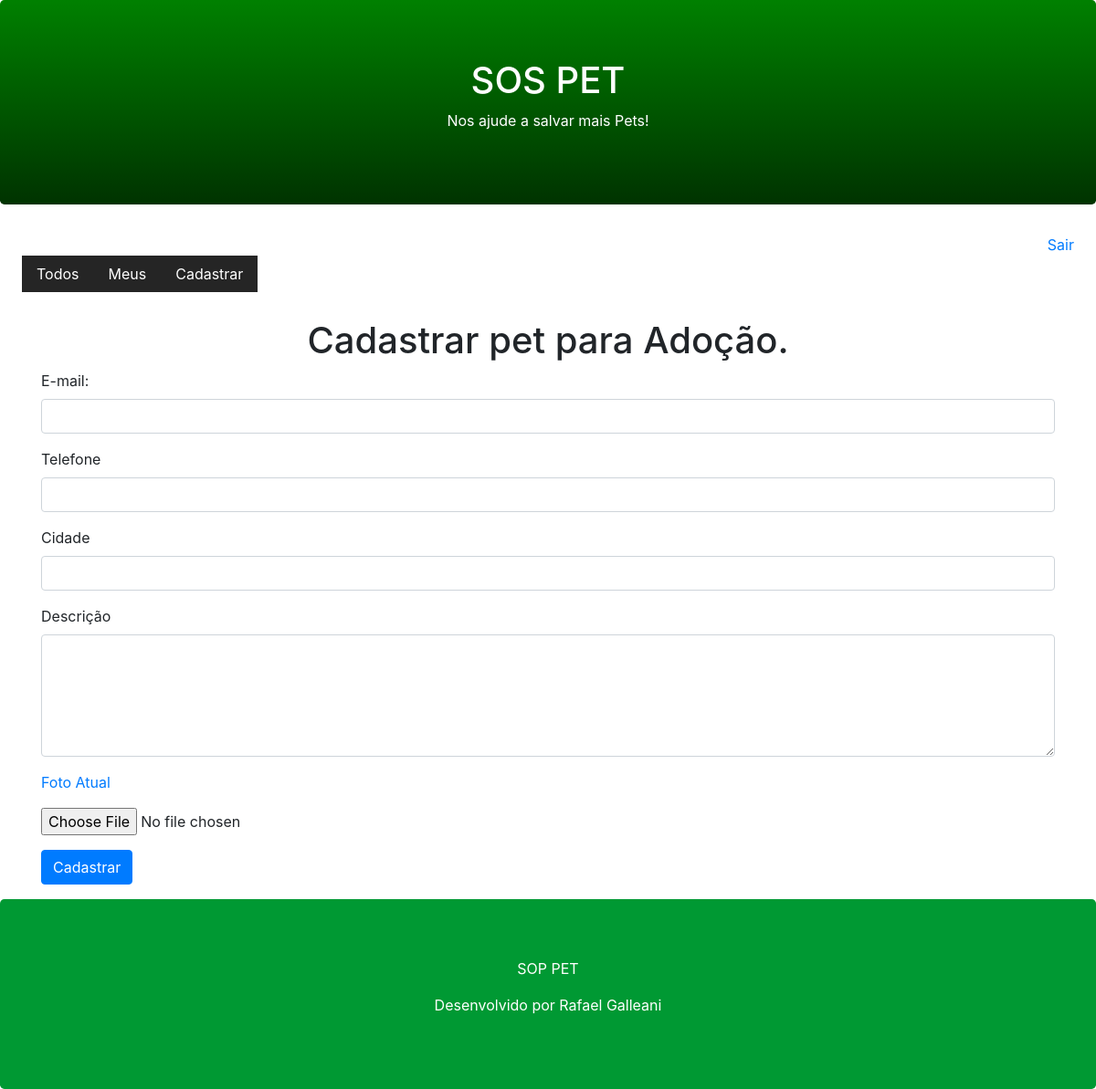
The app's page /pet/register/?id=2 (signed in), older data.
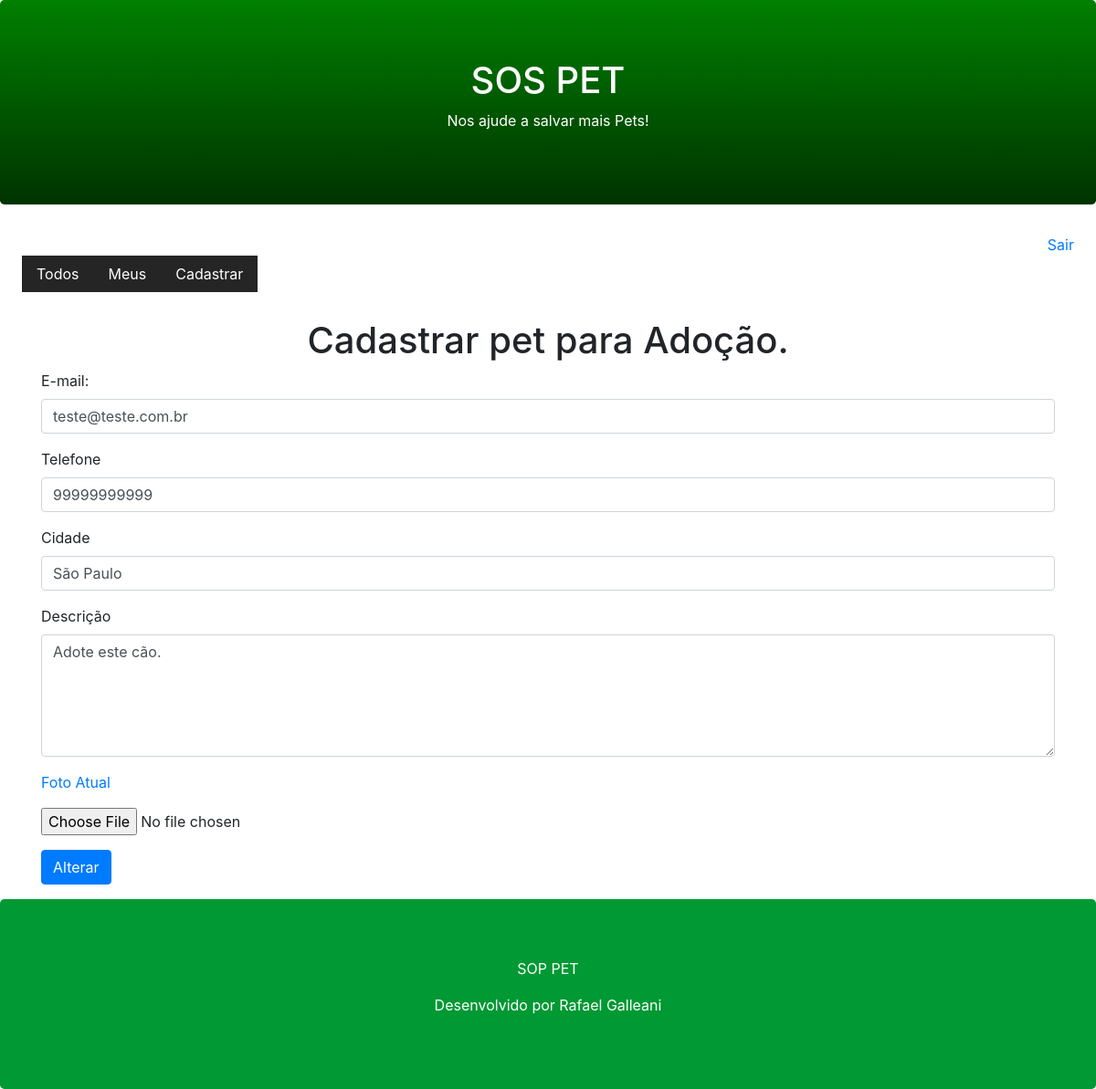
The same page, newer data.
### core/models.py (models this page shows, shortened)
class Pet(models.Model):
    city = models.CharField(max_length=100)#campo e o tipo e a quantidade de caracter.
    description = models.TextField()# para inserção de textos longos mas ha outros
    phone = models.CharField(max_length=11)
    email = models.EmailField()
    begin_date = models.DateTimeField(auto_now_add=True)# vair criar o horario que foi inserido os dados na tabela e incrementado automatico pelo auto
    photo = models.ImageField('pet') # no banco fica o caminho da foto por isso esse imagefield
    active = models.BooleanField(default=True)#desafio para acertar o modo sempre que for criado vai estar ativo.
    user = models.ForeignKey(User, on_delete=models.CASCADE)# pois o django ja cria a tabela de user e vou importar para saber qual usuario criou o pet.
    class Meta:
        db_table = 'pet'

### core/views.py (the view)
# urls.py: path('pet/register/', views.register_pet),
@login_required(login_url='/login/')
def register_pet(request):
    pet_id = request.GET.get('id')
    if pet_id:
        pet = Pet.objects.get(id=pet_id)
        if pet.user == request.user:
            return render(request, 'register-pet.html', {'pet':pet})
    return render(request, 'register-pet.html')

### templates/register-pet.html (shortened to what this page needs)
{% extends "model-page.html"%}
{% block content %}
    <h1 class="text-center">Cadastrar pet para Adoção.</h1>
    <form enctype="multipart/form-data" action="submit" method="POST">{% csrf_token %}
        <div class="container">
            <div class="form-group">
                <label for="email">E-mail: </label>
                <input class="form-control" name="email" type="text"  value="{{pet.email}}">
            </div>
            <div class="form-group">
                <label for="phone">Telefone</label>
                <input class="form-control" name="phone" type="text" value="{{pet.phone}}">
            </div>
            <div class="form-group">
                <label for="city" >Cidade</label>
                <input class="form-control" name="city" type="text" value="{{ pet.city}}">
            </div>
            <div class="form-group">
                <label for="description">Descrição</label>
                <textarea class="form-control" name="description" rows="5"  >{{ pet.description }}</textarea>
            </div>
            <div class="form-group">
                <p> <a href="/media/{{pet.photo}}" target="_blank" >Foto Atual</a></p>
                <input type="file" name="file" class="form-control-file-border" accept="image/*">
            </div>
               <button class="btn btn-primary" type="submit">
                {% if pet %}
                    Alterar
                {% else %}
                    Cadastrar
                {% endif %}
                </button>
        </form>
{% endblock %}

Row changes from the older to the newer data that the page shows:
now on this page (row edited): Pet: email "teste@teste.com.br", phone "99999999999", city "São Paulo", description "Adote este cão."
Text that changed along with them:
text no longer shown: "Cadastrar"
text now shown: "Alterar"
